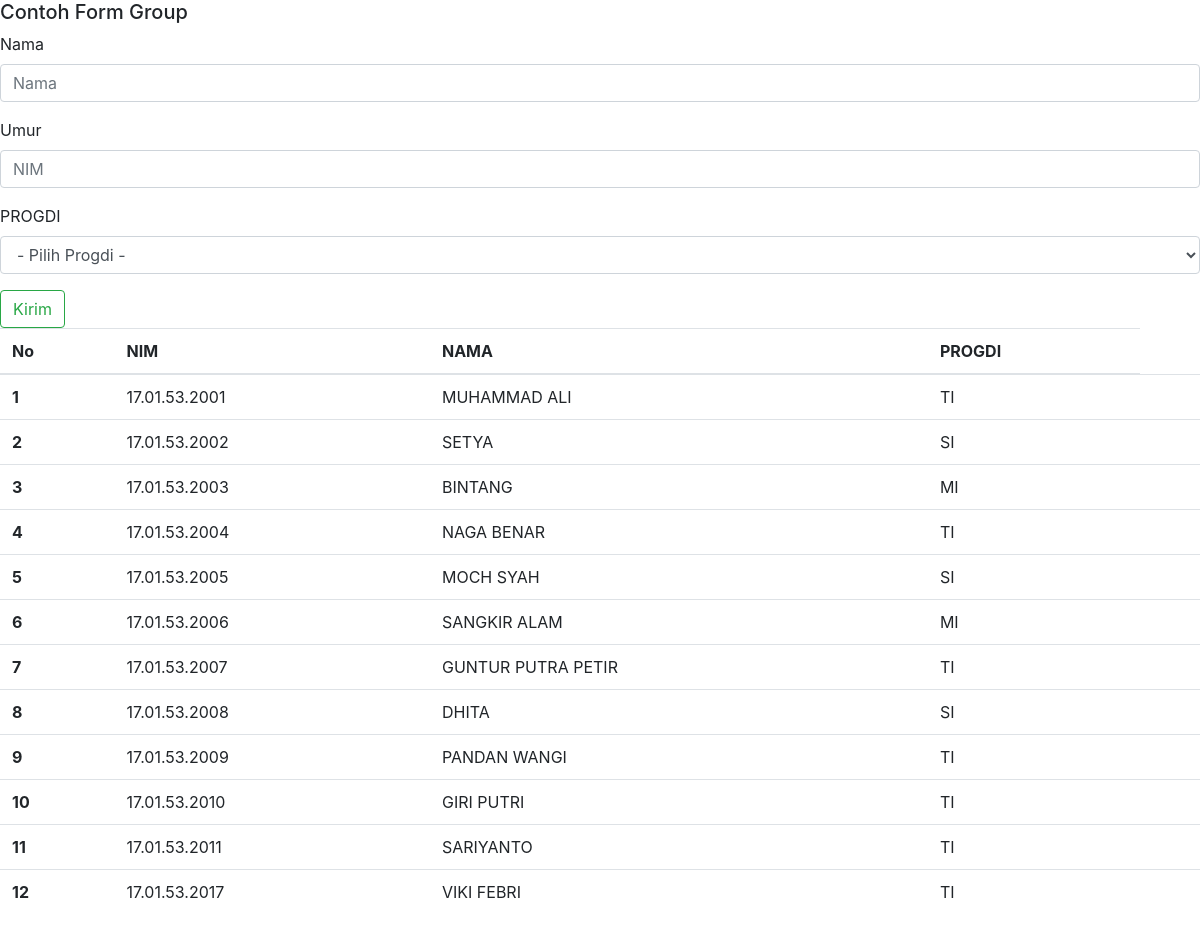
The page / on the database its author committed.
### tables this page shows
CREATE TABLE `mahasiswa` (
  `nim` char(13) NOT NULL,
  `nama` varchar(35) NOT NULL,
  `progdi` char(20) NOT NULL,
  PRIMARY KEY (`nim`)
);

### index.php (the view, shortened to what this page needs)
<html>
<head>
	<link rel="stylesheet" href="https://maxcdn.bootstrapcdn.com/bootstrap/4.0.0/css/bootstrap.min.css">
<h5>Contoh Form Group</h5>
<form>
	<div class="form-group">
		<label for="NAMA">Nama</label>
		<input type="text" id="nama" class="form-control" placeholder="Nama">
	</div>
	<div class="form-group">
		<label for="NIM">Umur</label>
		<input type="nim" id="umur" class="form-control" placeholder="NIM">
	</div>
	<div class="form-group">
		<label for="PRODI">PROGDI</label>
		<select id="progdi" class="form-control">
			<option value="">- Pilih Progdi -</option>
		</select>
	</div>
	<button type="submit" class="btn btn-outline-success">Kirim</button>
	<table class="table">
			<thead>
				<tr>
					<th scope="col">No</th>
					<th scope="col">NIM</th>
					<th scope="col">NAMA</th>
					<th scope="col">PROGDI</th>
				</tr>
			</thead>
			<tbody>
				<?php
				$link = mysqli_connect('localhost', 'root', '', 'mahasiswa');
				$query = 'SELECT * FROM mahasiswa';
				$result = mysqli_query($link,$query);
				if($result-> num_rows > 0){
					$i = 1;
					while ($row = $result-> fetch_assoc()) {
						echo '<tr><th scope="row" >'.$i."</th><td>".$row['nim']."</td><td>".$row['nama']."</td><td>".$row['progdi']."<td></tr>";
						$i++;
					}
					echo "</table>";
				}else {
					echo "0 daftar";
				}
				?>
</form>

### rows shown on the page
mahasiswa: nim "17.01.53.2001", nama "MUHAMMAD ALI", progdi "TI"
mahasiswa: nim "17.01.53.2002", nama "SETYA", progdi "SI"
mahasiswa: nim "17.01.53.2003", nama "BINTANG", progdi "MI"
mahasiswa: nim "17.01.53.2004", nama "NAGA BENAR", progdi "TI"
mahasiswa: nim "17.01.53.2005", nama "MOCH SYAH", progdi "SI"
mahasiswa: nim "17.01.53.2006", nama "SANGKIR ALAM", progdi "MI"
mahasiswa: nim "17.01.53.2007", nama "GUNTUR PUTRA PETIR", progdi "TI"
mahasiswa: nim "17.01.53.2008", nama "DHITA", progdi "SI"
mahasiswa: nim "17.01.53.2009", nama "PANDAN WANGI", progdi "TI"
mahasiswa: nim "17.01.53.2010", nama "GIRI PUTRI", progdi "TI"
mahasiswa: nim "17.01.53.2011", nama "SARIYANTO", progdi "TI"
mahasiswa: nim "17.01.53.2017", nama "VIKI FEBRI", progdi "TI"
